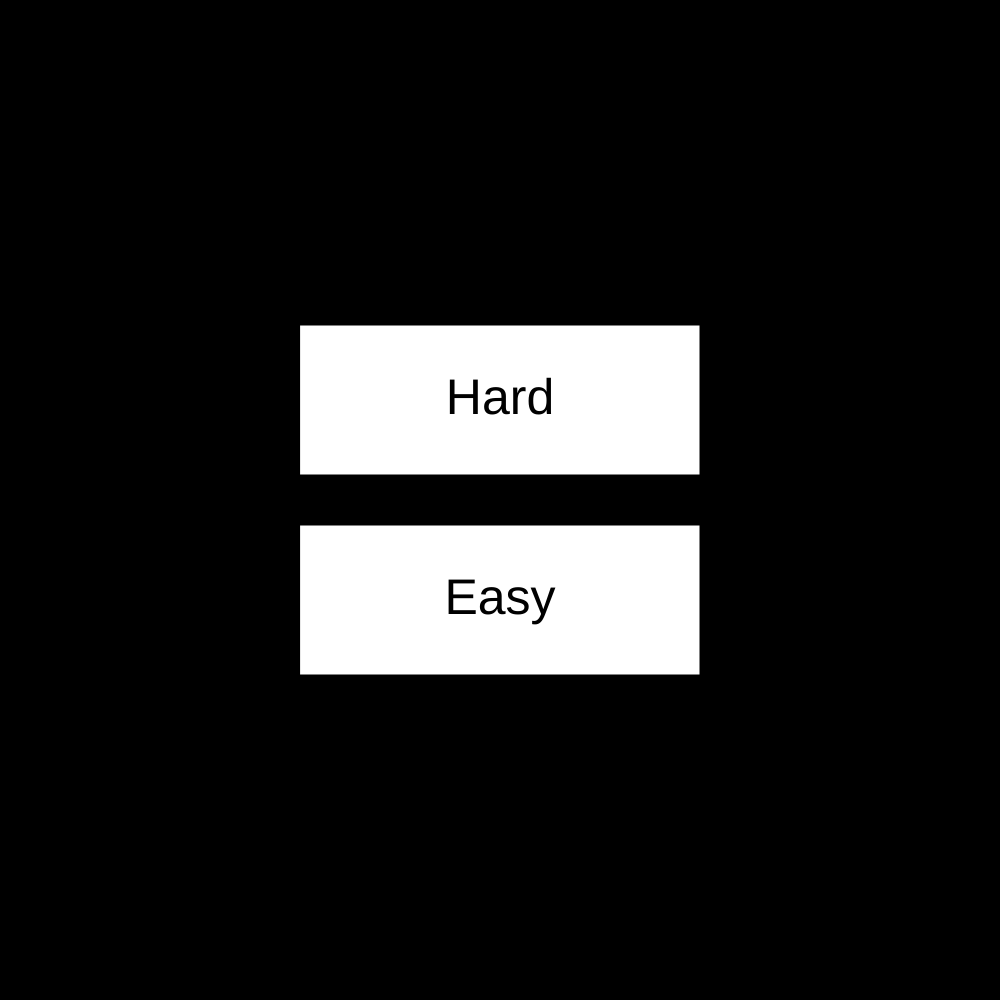
Frame 1 (no input)
Frame 60 (no input): identical to frame 1, image omitted
Frame 120 (the mouse pressed at the canvas centre since frame 60): identical to frame 1, image omitted

The p5.js sketch that drew this single still picture (run headless with seeded random() and noise() and a simulated clock; from frame 60 on, the mouse is pressed at the canvas centre):

// p5.js sketch
// ── sketch.js
// line art demo
// Your Name
// Date
//
// Extra for Experts:
// - describe what you did to take this project "above and beyond"

let grid;
let rows = 30;
let cols = 30;
let playerX = 15;
let playerY = 15;
let yVelocity = 1;
let xVelocity = 0;
let speed = 12;
let axis = "vertical";
let state = "start screen";
let alive = "alive";
let south;
let north;
let east;
let west;
let enemy;
let logo;
let deathCount = 0;

// function preload(){
//   logo = image("assets/mvtronlogo.png");
// }




function setup() {
  if (windowWidth > windowHeight) {
    createCanvas(windowHeight, windowHeight);
  }
  else {
    createCanvas(windowWidth, windowWidth);
  }
  
  
  grid = createEmptyGrid(cols, rows);
   for (let x = 0; x < cols; x++) {
     grid[0][x] = 3;
     grid[29][x]= 3;
   }
   for (let y = 0; y < rows; y++) {
     grid[y][0] = 3;
     grid[y][29] = 3;
   }
  grid[playerY][playerX] = 1;
  enemy1 = new Cycle(5,5,2);
  enemy2 = new Cycle(25,5,4);
  enemy3 = new Cycle(15,5,5);
}


function draw() {
  if (state === "start screen") {
    background(0);
    easyButton();
    hardButton();
    checkButtonClick();
  }

  if (state === "easy mode"){
    background(220);
    
    displayGrid(grid, rows, cols);

    if (frameCount % speed === 0) {
      handleKey();
    }

    if (frameCount % 10 === 0) {
      enemy1.update();
      enemy1.move();
      enemy1.display();
    }
}

if (state === "hard mode"){
  background(220);
  
  displayGrid(grid, rows, cols);

  if (frameCount % speed === 0) {
    handleKey();
  }

  if (frameCount % 10 === 0) {
    enemy1.update();
    enemy1.move();
    enemy1.display();
    enemy2.update();
    enemy2.move();
    enemy2.display();
    enemy3.update();
    enemy3.move();
    enemy3.display();
  }

  if(deathCount === 3) {
    alive = "dead"
  }
}


if(state === "over") {
  displayGrid(grid, rows, cols);
  for (let y = 0; y < rows; y++) {
    for (let x = 0; x < cols; x++) {
      if (grid[y][x] === 1) {
        grid[y][x] = 0;
      }
    }
  }
}
if(alive === "dead") {
  enemy1.update();
  enemy1.move();
  enemy1.display();
  
  displayGrid(grid, rows, cols);
}
  if (keyIsDown(LEFT_ARROW)){
    speed = 15;
  }else{
    speed = 20;
  }
}



function windowResized() {
  if (windowWidth > windowHeight) {
    createCanvas(windowHeight, windowHeight);
  }
  else {
    createCanvas(windowWidth, windowWidth);
  }
}

function handleKey() {
  
  if (key === "s") {
    if (axis === "horizontal"){
      yVelocity = 1;
      xVelocity = 0;
    }
    axis = "vertical";
  }
  if (key === "d") {
    if (axis === "vertical"){
      yVelocity = 0;
      xVelocity = 1;
    }
    axis = "horizontal";
  }
  if (key === "a") {
    if (axis === "vertical"){
      yVelocity = 0;
      xVelocity = -1;
    }
    axis = "horizontal";
  }
  if (key === "w") {
    if (axis === "horizontal"){
      yVelocity = -1;
      xVelocity = 0;
    }
    axis = "vertical";
  }
  
  
  
    
 
  
  if (alive !== "dead"){
    playerY += yVelocity;
    playerX += xVelocity;
  }
  
  
  // put player back into gri
  if (grid[playerY][playerX] === 1 && alive !== "dead"|| grid[playerY][playerX] === 2 && alive !== "dead" || grid[playerY][playerX] === 3 && alive !== "dead" || grid[playerY][playerX] === 4 && alive !== "dead" || grid[playerY][playerX] === 5 && alive !== "dead"){
    state = "over";
  }
  else{
    grid[playerY][playerX] = 1;
  }


  

}

function createEmptyGrid() {
  let emptyGrid = [];
  for (let x = 0; x < cols; x++) {
    emptyGrid.push([]);
    for (let y = 0; y < rows; y++) {
      emptyGrid[x].push(0);
    }
  }
  return emptyGrid;
}

function displayGrid(grid, rows, cols) {
  let cellSize = width / cols;
  for (let y = 0; y < rows; y++) {
    for (let x = 0; x < cols; x++) {
      if (grid[y][x] === 0) {
        fill(0);
        stroke(0)
      }
      else if(grid[y][x] === 1) {
        fill(51,171,249);
        stroke(51,171,249);
      }
      else if(grid[y][x] === 2){
        fill(255,165,0);
        stroke(255,165,0);
      }
      else if(grid[y][x] === 4){
        fill(255,165,0);
        stroke(255,165,0);
      }
      else if(grid[y][x] === 5){
        fill(255,165,0);
        stroke(255,165,0);
      }
      else if(grid[y][x] === 3){
        fill(64,224,208);
        stroke(64,224,208);
      }
      rect(x*cellSize, y*cellSize, cellSize, cellSize);
    }
  }
}



class Cycle {
  constructor(x,y,identity){
    this.cycleX = x;
    this.cycleY = y;
    this.xVel = 0;
    this.yVel = 1;
    this.direction = "south";
    this.identity = identity;
    this.live = "live"
    
  }

  setup() {
    grid[this.cycleY][this.cycleX] = identity;
  }

  update() {
    let clear = true;
    west = grid[this.cycleY][this.cycleX-1];
    south = grid[this.cycleY+1][this.cycleX];
    north = grid[this.cycleY-1][this.cycleX];
    east = grid[this.cycleY][this.cycleX+1];

    if (this.direction === "south"){
      if(south === 1|| west === 1|| east === 1 || south === 2|| west === 2|| east === 2 || south === 3|| west === 3|| east === 3 || south === 4|| west === 4|| east === 4 || south === 5|| west === 5|| east === 5) {
        clear = !clear;
      }
    }
    if (this.direction === "north"){
      if(north === 1|| west === 1|| east === 1 || north === 2|| west === 2|| east === 2 || north === 3|| west === 3|| east === 3 || north === 4|| west === 4|| east === 4 || north === 5|| west === 5|| east === 5) {
        clear = !clear;
      }
    }
    if (this.direction === "east"){
      if(south === 1|| north === 1|| east === 1 || south === 2|| north === 2|| east === 2 || south === 3|| north === 3|| east === 3 || south === 4|| north === 4|| east === 4 || south === 5|| north === 5|| east === 5) {
        clear = !clear;
      }
    }
    if (this.direction === "west"){
      if(south === 1|| west === 1|| north === 1 || south === 2|| west === 2|| north === 2 || south === 3|| west === 3|| north === 3 || south === 4|| west === 4|| north === 4 || south === 5|| west === 5|| north === 5) {
        clear = !clear;
      }
    }


    if (clear) {
      if (this.cycleY < playerY){
        if (this.direction === "north") {
          if (this.cycleX > playerX){
            this.direction = "west";
          }else{
            this.direction = "east";
          }
        }else{
          this.direction = "south";
        }
      }else if (this.cycleY > playerY){
        if (this.direction === "south"){
          if (this.cycleX > playerX){
            this.direction = "west";
          }else{
            this.direction = "east";
          }
        }else{
          this.direction = "north"
        }
      }else if(this.cycleY === playerY) {
        if (this.cycleX > playerX){
          this.direction = "west";
        }else{
          this.direction = "east";
        }
      }
    }

    if (!clear) {
      if (this.direction === "south") {
        if (south === 1 || south === 2 || south === 3 || south === 4 || south === 5) {
          if (west === 0) {
            this.direction = "west";
          }else if (east === 0){
            this.direction = "east";
          }else{
            this.live = "death";
            this.direction = "none";
          }
        }else if (west !== 0 || east !== 0 ) {
          this.direction = "south";
        }
    }

      else if (this.direction === "north") {
        if (north === 1 || north === 2 || north === 3 || north === 4 || north === 5) {
          if (west === 0) {
            this.direction = "west";
          }else if (east === 0){
            this.direction = "east";
          }else{
            this.live = "death";
            this.direction = "none";
          }
        }else if (west !== 0 || east !== 0 ) {
          this.direction = "north";
        }
      }

      else if (this.direction === "east") {
        if (east === 1 || east === 2 || east === 3 || east === 4 || east === 5) {
          if (south === 0) {
            this.direction = "south";
          }else if (north === 0){
            this.direction = "north";
          }else{
            this.live = "death";
            this.direction = "none";
          }
        }else if (north !== 0 || south !== 0) {
          this.direction = "east";
        }
      }

      else if (this.direction === "west") {
        if (west === 1 || west === 2 || west === 3 || west === 4 || west === 5) {
          if (south === 0) {
            this.direction = "south";
          }else if (north === 0){
            this.direction = "north";
          }else{
            this.live = "death";
            this.direction = "none";
          }
        }else if (north !== 0 || south !== 0) {
          this.direction = "west";
        }
      }
    }
    if(this.live === "death") {
      for (let y = 0; y < rows; y++) {
        for (let x = 0; x < cols; x++) {
          if (grid[y][x] === this.identity) {
            grid[y][x] = 0;
          }
        }
      }
      deathCount += 1;
    }
  }

  move() {
    if (this.direction === "south"){
      this.xVel= 0;
      this.yVel = 1;
    }
    if (this.direction === "north"){
      this.xVel= 0;
      this.yVel = -1;
    }
    if (this.direction === "east"){
      this.xVel= 1;
      this.yVel = 0;
    }
    if (this.direction === "west"){
      this.xVel= -1;
      this.yVel = 0;
    }
    if (this.direction === "none"){
      this.xVel= 0;
      this.yVel = 0;
    }
    
    
    this.cycleX += this.xVel;
    this.cycleY += this.yVel;

    

  }

  display() {
    if (alive === "alive"){
      grid[this.cycleY][this.cycleX] = this.identity;
    }
  }


}

function easyButton() {
  rectMode(CENTER);
  fill(255);
  rect(width/2, height/2 + 100, 400, 150);
  textAlign(CENTER, CENTER);
  textSize(50);
  fill(0);
  text("Easy",width/2,height/2 +100);
}

function hardButton() {
  rectMode(CENTER);
  fill(255);
  rect(width/2, height/2 - 100, 400, 150);
  textAlign(CENTER, CENTER);
  textSize(50);
  fill(0);
  text("Hard",width/2,height/2 -100);
}

function checkButtonClick() {
  if (mouseIsPressed) {
    if (mouseX > width/2 - 200 && mouseX < width/2 + 200 && mouseY > height/2 + 100 - 75 && mouseY < height/2 + 100 + 75) {
      state = "easy mode";
    }
    if (mouseX > width/2 - 200 && mouseX < width/2 + 200 && mouseY > height/2 - 100 - 75 && mouseY < height/2 - 100 + 75) {
      state = "hard mode";
    }
  }
}



// function handleCycle() {
//   let clear = true;
//   west = grid[cycleY][cycleX-1];
//   south = grid[cycleY+1][cycleX];
//   north = grid[cycleY-1][cycleX];
//   east = grid[cycleY][cycleX+1];

//   if (direction === "south"){
//     if(south === 1|| west === 1|| east === 1 || south === 2|| west === 2|| east === 2) {
//       clear = !clear;
//     }
//   }
//   if (direction === "north"){
//     if(north === 1|| west === 1|| east === 1 || north === 2|| west === 2|| east === 2) {
//       clear = !clear;
//     }
//   }
//   if (direction === "east"){
//     if(south === 1|| north === 1|| east === 1 || south === 2|| north === 2|| east === 2) {
//       clear = !clear;
//     }
//   }
//   if (direction === "west"){
//     if(south === 1|| west === 1|| north === 1 || south === 2|| west === 2|| north === 2) {
//       clear = !clear;
//     }
//   }


//   if (clear) {
//     if (cycleY < playerY){
//       if (direction === "north") {
//         if (cycleX > playerX){
//           direction = "west";
//         }else{
//           direction = "east";
//         }
//       }else{
//         direction = "south";
//       }
//     }else if (cycleY > playerY){
//       if (direction === "south"){
//         if (cycleX > playerX){
//           direction = "west";
//         }else{
//           direction = "east";
//         }
//       }else{
//         direction = "north"
//       }
//     }else if(cycleY === playerY) {
//       if (cycleX > playerX){
//         direction = "west";
//       }else{
//         direction = "east";
//       }
//     }
//   }

//   if (!clear) {
//     if (direction === "south") {
//       if (south === 1 || south === 2) {
//         if (west === 0) {
//           direction = "west";
//         }else if (east === 0){
//           direction = "east";
//         }else{
//           state = "dead";
//           direction = "none";
//         }
//       }else if (west !== 0 || east !== 0) {
//         direction = "south";
//       }
//     }

//     else if (direction === "north") {
//       if (north === 1 || north === 2 ) {
//         if (west === 0) {
//           direction = "west";
//         }else if (east === 0){
//           direction = "east";
//         }else{
//           state = "over";
//           direction = "none";
//         }
//       }else if (west !== 0 || east !== 0 ) {
//         direction = "north";
//       }
//     }

//     else if (direction === "east") {
//       if (east === 1 || east === 2) {
//         if (south === 0) {
//           direction = "south";
//         }else if (north === 0){
//           direction = "north";
//         }else{
//           state = "over";
//           direction = "none";
//         }
//       }else if (north !== 0 || south !== 0) {
//         direction = "east";
//       }
//     }

//     else if (direction === "west") {
//       if (west === 1 || west === 2) {
//         if (south === 0) {
//           direction = "south";
//         }else if (north === 0){
//           direction = "north";
//         }else{
//           state = "over";
//           direction = "none";
//         }
//       }else if (north !== 0 || south !== 0) {
//         direction = "west";
//       }
//     }

//   }

//   if(state === "over") {
//     for (let y = 0; y < rows; y++) {
//       for (let x = 0; x < cols; x++) {
//         if (grid[y][x] === 2) {
//           grid[y][x] = 0;
//         }
//       }
//     }
//   }
   
//   if (direction === "south"){
//     xVel = 0;
//     yVel = 1;
//   }
//   if (direction === "north"){
//     xVel = 0;
//     yVel = -1;
//   }
//   if (direction === "east"){
//     xVel = 1;
//     yVel = 0;
//   }
//   if (direction === "west"){
//     xVel = -1;
//     yVel = 0;
//   }
//   if (direction === "none"){
//     xVel = 0;
//     yVel = 0;
//   }
  
  
//   cycleX += xVel;
//   cycleY += yVel;

//   if (state === "go"){
//     grid[cycleY][cycleX] = 2;
//   }

// }
